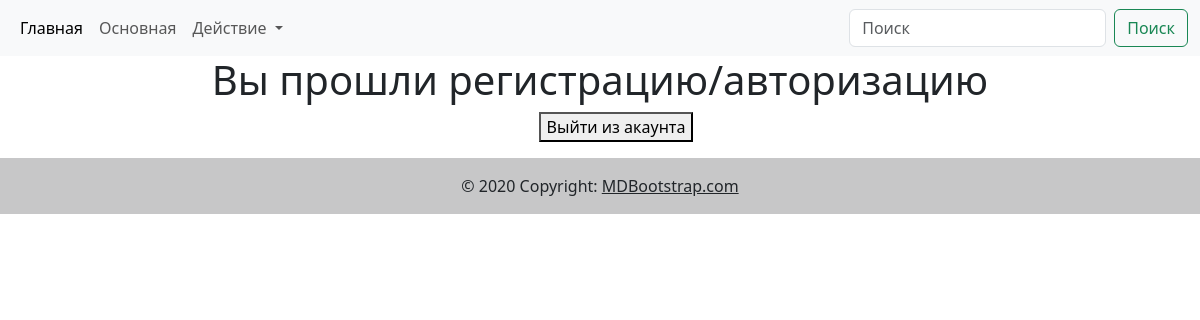
/homepage/, run on an earlier commit of the app's database.
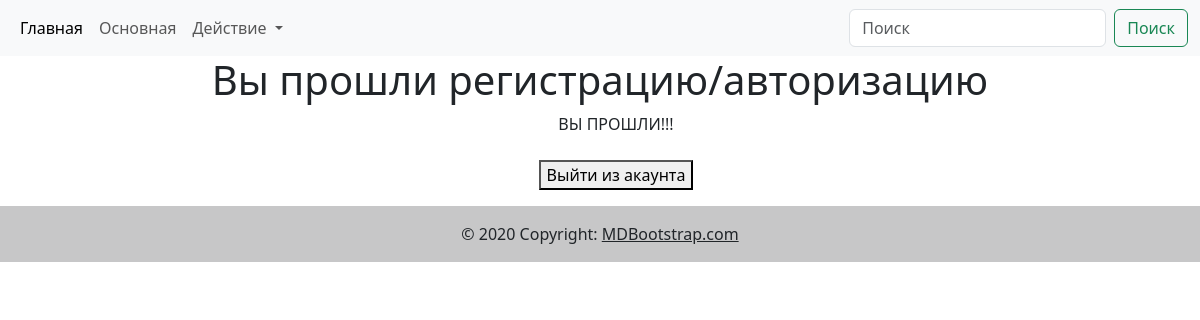
And on a later commit of the database.
### custom_users/models.py (models this page shows, shortened)
class RegisterSucces(models.Model):
    title = models.CharField(max_length=100)
    image = models.ImageField(upload_to='')

### custom_users/views.py (the view)
# urls.py: path('homepage/', views.RegSuccesViews.as_view(), name='post'),
class RegSuccesViews(generic.ListView):
    template_name = 'users/homepage.html'
    queryset = models.RegisterSucces.objects.all()
    def get_queryset(self):
        return models.RegisterSucces.objects.all()

### templates/users/homepage.html (shortened to what this page needs)
{% load static %}
{% include 'games_template/header.html' %}
<center>
    <h1>Вы прошли регистрацию/авторизацию</h1>
</center>
<center>
<ol>
    {% for i in object_list %}
        {{ i.title }}
        <br>
    {% endfor %}
    <form action="{% url 'users:logout' %}">
        <button type="submit">Выйти из акаунта</button>
    </form>
</ol>
</center>
{% include 'games_template/footer.html' %}

### templates/games_template/header.html (shortened to what this page needs)
<!DOCTYPE html>
<html lang="en">
<head>
    <link href="https://cdn.jsdelivr.net/npm/bootstrap@5.3.1/dist/css/bootstrap.min.css" rel="stylesheet">
</head>
<body>
<nav class="navbar navbar-expand-lg bg-body-tertiary">
  <div class="container-fluid">
    <div class="collapse navbar-collapse" id="navbarSupportedContent">
      <ul class="navbar-nav me-auto mb-2 mb-lg-0">
        <li class="nav-item">
          <a class="nav-link active" aria-current="page" href="/game_list">Главная</a>
        </li>
        <li class="nav-item">
          <a class="nav-link" href="/test/">Основная</a>
        </li>
        <li class="nav-item dropdown">
          <a class="nav-link dropdown-toggle" href="#" role="button" data-bs-toggle="dropdown" aria-expanded="false">
            Действие
          </a>
        </li>
      </ul>
      <form action="{% url 'search' %}" method="GET" class="d-flex" role="search">
        <input class="form-control me-2" typeof="text" type="search" name="q" placeholder="Поиск" aria-label="Поиск">
        <button class="btn btn-outline-success" type="submit">Поиск</button>
      </form>
    </div>
  </div>
</nav>

### templates/games_template/footer.html (shortened to what this page needs)
<footer class="bg-light text-center text-lg-start">
  <div class="text-center p-3" style="background-color: rgba(0, 0, 0, 0.2);">
    © 2020 Copyright:
    <a class="text-dark" href="https://mdbootstrap.com/">MDBootstrap.com</a>
  </div>
</footer>
</body>
</html>

What changed in the data, as far as the page shows it:
added RegisterSucces: title "ВЫ ПРОШЛИ!!!"
